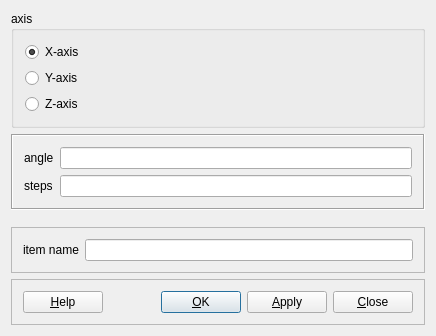
<?xml version="1.0" encoding="UTF-8"?>
<ui version="4.0">
 <class>AxisymmetryConfig</class>
 <widget class="QDialog" name="AxisymmetryConfig">
  <property name="geometry">
   <rect>
    <x>0</x>
    <y>0</y>
    <width>436</width>
    <height>336</height>
   </rect>
  </property>
  <property name="windowTitle">
   <string>configure axisymmetry</string>
  </property>
  <layout class="QVBoxLayout">
   <item>
    <widget class="Q3ButtonGroup" name="buttonGroup2">
     <property name="title">
      <string>axis</string>
     </property>
     <layout class="QVBoxLayout">
      <item>
       <widget class="QRadioButton" name="xaxis_rb">
        <property name="text">
         <string>X-axis</string>
        </property>
        <property name="shortcut">
         <string/>
        </property>
        <property name="checked">
         <bool>true</bool>
        </property>
       </widget>
      </item>
      <item>
       <widget class="QRadioButton" name="yaxis_rb">
        <property name="text">
         <string>Y-axis</string>
        </property>
        <property name="shortcut">
         <string/>
        </property>
       </widget>
      </item>
      <item>
       <widget class="QRadioButton" name="zaxis_rb">
        <property name="text">
         <string>Z-axis</string>
        </property>
        <property name="shortcut">
         <string/>
        </property>
       </widget>
      </item>
     </layout>
    </widget>
   </item>
   <item>
    <widget class="Q3Frame" name="frame29">
     <property name="frameShape">
      <enum>QFrame::Box</enum>
     </property>
     <property name="frameShadow">
      <enum>QFrame::Sunken</enum>
     </property>
     <layout class="QGridLayout">
      <item row="0" column="1">
       <widget class="QLineEdit" name="angle_edit"/>
      </item>
      <item row="0" column="0">
       <widget class="QLabel" name="textLabel2_2_2">
        <property name="text">
         <string>angle</string>
        </property>
        <property name="wordWrap">
         <bool>false</bool>
        </property>
       </widget>
      </item>
      <item row="1" column="0">
       <widget class="QLabel" name="textLabel2_2_2_2">
        <property name="text">
         <string>steps</string>
        </property>
        <property name="wordWrap">
         <bool>false</bool>
        </property>
       </widget>
      </item>
      <item row="1" column="1">
       <widget class="QLineEdit" name="steps_edit"/>
      </item>
     </layout>
    </widget>
   </item>
   <item>
    <spacer name="spacer7">
     <property name="orientation">
      <enum>Qt::Vertical</enum>
     </property>
     <property name="sizeType">
      <enum>QSizePolicy::Expanding</enum>
     </property>
     <property name="sizeHint" stdset="0">
      <size>
       <width>20</width>
       <height>20</height>
      </size>
     </property>
    </spacer>
   </item>
   <item>
    <widget class="Q3Frame" name="frame18">
     <property name="frameShape">
      <enum>QFrame::StyledPanel</enum>
     </property>
     <property name="frameShadow">
      <enum>QFrame::Raised</enum>
     </property>
     <layout class="QHBoxLayout">
      <item>
       <widget class="QLabel" name="textLabel2_2">
        <property name="text">
         <string>item name</string>
        </property>
        <property name="wordWrap">
         <bool>false</bool>
        </property>
       </widget>
      </item>
      <item>
       <widget class="QLineEdit" name="name_edit"/>
      </item>
     </layout>
    </widget>
   </item>
   <item>
    <widget class="Q3Frame" name="frame16">
     <property name="frameShape">
      <enum>QFrame::StyledPanel</enum>
     </property>
     <property name="frameShadow">
      <enum>QFrame::Raised</enum>
     </property>
     <layout class="QHBoxLayout">
      <item>
       <widget class="QPushButton" name="help_pb">
        <property name="text">
         <string>&amp;Help</string>
        </property>
        <property name="shortcut">
         <string>F1</string>
        </property>
        <property name="autoDefault">
         <bool>true</bool>
        </property>
       </widget>
      </item>
      <item>
       <spacer name="Horizontal Spacing2">
        <property name="orientation">
         <enum>Qt::Horizontal</enum>
        </property>
        <property name="sizeType">
         <enum>QSizePolicy::Expanding</enum>
        </property>
        <property name="sizeHint" stdset="0">
         <size>
          <width>150</width>
          <height>20</height>
         </size>
        </property>
       </spacer>
      </item>
      <item>
       <widget class="QPushButton" name="buttonOk">
        <property name="text">
         <string>&amp;OK</string>
        </property>
        <property name="shortcut">
         <string/>
        </property>
        <property name="autoDefault">
         <bool>true</bool>
        </property>
        <property name="default">
         <bool>true</bool>
        </property>
       </widget>
      </item>
      <item>
       <widget class="QPushButton" name="apply_pb">
        <property name="text">
         <string>&amp;Apply</string>
        </property>
        <property name="shortcut">
         <string>Alt+A</string>
        </property>
       </widget>
      </item>
      <item>
       <widget class="QPushButton" name="buttonCancel">
        <property name="text">
         <string>&amp;Close</string>
        </property>
        <property name="shortcut">
         <string>Alt+C</string>
        </property>
        <property name="autoDefault">
         <bool>true</bool>
        </property>
       </widget>
      </item>
     </layout>
    </widget>
   </item>
  </layout>
 </widget>
 <layoutdefault spacing="6" margin="11"/>
 <pixmapfunction>qPixmapFromMimeSource</pixmapfunction>
 <customwidgets>
  <customwidget>
   <class>Q3GroupBox</class>
   <extends>QGroupBox</extends>
   <header>Qt3Support/Q3GroupBox</header>
   <container>1</container>
  </customwidget>
  <customwidget>
   <class>Q3Frame</class>
   <extends>QFrame</extends>
   <header>Qt3Support/Q3Frame</header>
   <container>1</container>
  </customwidget>
  <customwidget>
   <class>Q3ButtonGroup</class>
   <extends>Q3GroupBox</extends>
   <header>Qt3Support/Q3ButtonGroup</header>
   <container>1</container>
  </customwidget>
 </customwidgets>
 <resources/>
 <connections/>
</ui>
